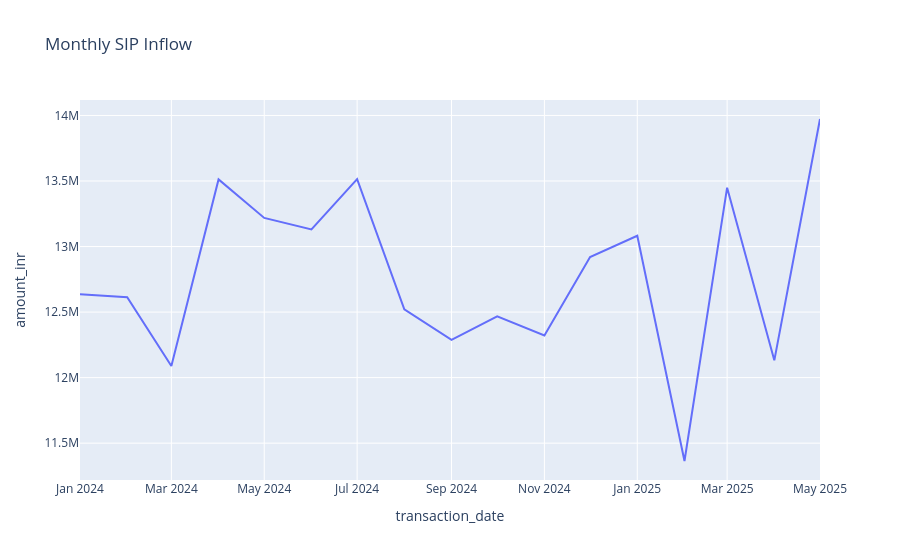
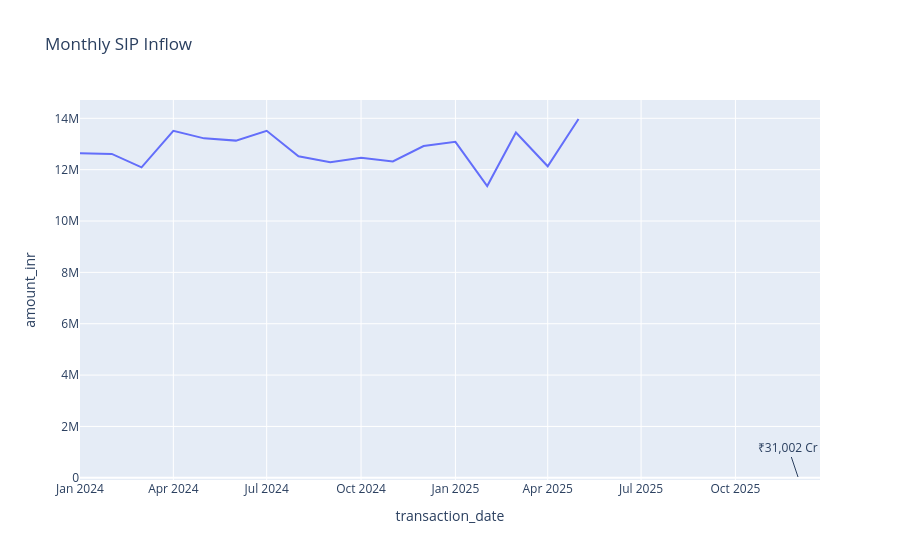

Here is the notebook cell these charts were saved with, in order:
### Code cell
investor_transactions["transaction_date"] = pd.to_datetime(
    investor_transactions["transaction_date"]
)

sip = investor_transactions[
    investor_transactions["transaction_type"] == "SIP"
]

monthly_sip = (
    sip
    .groupby(
        sip["transaction_date"].dt.to_period("M")
    )["amount_inr"]
    .sum()
    .reset_index()
)

monthly_sip["transaction_date"] = (
    monthly_sip["transaction_date"]
    .astype(str)
)

fig = px.line(
    monthly_sip,
    x="transaction_date",
    y="amount_inr",
    title="Monthly SIP Inflow"
)

fig.show()

fig.add_annotation(
    x="2025-12",
    y=31002,
    text="₹31,002 Cr"
)

### Figure 1 — Plotly figure (JSON) as saved in the notebook; plotly's stock layout.template omitted (floating-point values rounded to 4 significant figures)
{"data": [{"hovertemplate": "transaction_date=%{x}<br>amount_inr=%{y}<extra></extra>", "legendgroup": "", "line": {"color": "#636efa", "dash": "solid"}, "marker": {"symbol": "circle"}, "mode": "lines", "name": "", "orientation": "v", "showlegend": false, "type": "scatter", "x": ["2024-01", "2024-02", "2024-03", "2024-04", "2024-05", "2024-06", "2024-07", "2024-08", "2024-09", "2024-10", "2024-11", "2024-12", "2025-01", "2025-02", "2025-03", "2025-04", "2025-05"], "xaxis": "x", "y": [12635349, 12613376, 12088413, 13512385, 13218606, 13131150, 13513884, 12521433, 12288778, 12467875, 12321673, 12920130, 13082145, 11363922, 13449360, 12132001, 13973011], "yaxis": "y"}], "layout": {"legend": {"tracegroupgap": 0}, "title": {"text": "Monthly SIP Inflow"}, "xaxis": {"anchor": "y", "domain": [0, 1], "title": {"text": "transaction_date"}}, "yaxis": {"anchor": "x", "domain": [0, 1], "title": {"text": "amount_inr"}}}}

### Figure 2 — Plotly figure (JSON) as saved in the notebook; plotly's stock layout.template omitted (floating-point values rounded to 4 significant figures)
{"data": [{"hovertemplate": "transaction_date=%{x}<br>amount_inr=%{y}<extra></extra>", "legendgroup": "", "line": {"color": "#636efa", "dash": "solid"}, "marker": {"symbol": "circle"}, "mode": "lines", "name": "", "orientation": "v", "showlegend": false, "type": "scatter", "x": ["2024-01", "2024-02", "2024-03", "2024-04", "2024-05", "2024-06", "2024-07", "2024-08", "2024-09", "2024-10", "2024-11", "2024-12", "2025-01", "2025-02", "2025-03", "2025-04", "2025-05"], "xaxis": "x", "y": [12635349, 12613376, 12088413, 13512385, 13218606, 13131150, 13513884, 12521433, 12288778, 12467875, 12321673, 12920130, 13082145, 11363922, 13449360, 12132001, 13973011], "yaxis": "y"}], "layout": {"annotations": [{"text": "₹31,002 Cr", "x": "2025-12", "y": 31002}], "legend": {"tracegroupgap": 0}, "title": {"text": "Monthly SIP Inflow"}, "xaxis": {"anchor": "y", "domain": [0, 1], "title": {"text": "transaction_date"}}, "yaxis": {"anchor": "x", "domain": [0, 1], "title": {"text": "amount_inr"}}}}
